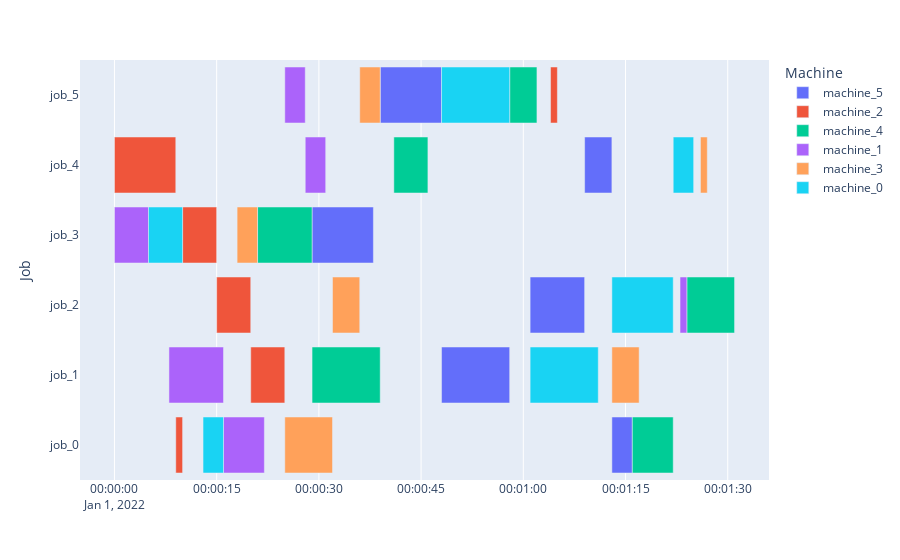

This figure's notebook cell:
### Code cell
env.render()

### Figure 1 — Plotly figure (JSON) as saved in the notebook; plotly's stock layout.template omitted (floating-point values rounded to 4 significant figures)
{"data": [{"alignmentgroup": "True", "base": ["2022-01-01T00:01:13", "2022-01-01T00:00:48", "2022-01-01T00:01:01", "2022-01-01T00:00:29", "2022-01-01T00:01:09", "2022-01-01T00:00:39"], "hovertemplate": "Machine=machine_5<br>Start=%{base}<br>Finish=%{x}<br>Job=%{y}<extra></extra>", "legendgroup": "machine_5", "marker": {"color": "#636efa", "pattern": {"shape": ""}}, "name": "machine_5", "offsetgroup": "machine_5", "orientation": "h", "showlegend": true, "textposition": "auto", "type": "bar", "x": [3000, 10000, 8000, 9000, 4000, 9000], "xaxis": "x", "y": ["job_0", "job_1", "job_2", "job_3", "job_4", "job_5"], "yaxis": "y"}, {"alignmentgroup": "True", "base": ["2022-01-01T00:00:09", "2022-01-01T00:00:20", "2022-01-01T00:00:15", "2022-01-01T00:00:10", "2022-01-01T00:00:00", "2022-01-01T00:01:04"], "hovertemplate": "Machine=machine_2<br>Start=%{base}<br>Finish=%{x}<br>Job=%{y}<extra></extra>", "legendgroup": "machine_2", "marker": {"color": "#EF553B", "pattern": {"shape": ""}}, "name": "machine_2", "offsetgroup": "machine_2", "orientation": "h", "showlegend": true, "textposition": "auto", "type": "bar", "x": [1000, 5000, 5000, 5000, 9000, 1000], "xaxis": "x", "y": ["job_0", "job_1", "job_2", "job_3", "job_4", "job_5"], "yaxis": "y"}, {"alignmentgroup": "True", "base": ["2022-01-01T00:01:16", "2022-01-01T00:00:29", "2022-01-01T00:01:24", "2022-01-01T00:00:21", "2022-01-01T00:00:41", "2022-01-01T00:00:58"], "hovertemplate": "Machine=machine_4<br>Start=%{base}<br>Finish=%{x}<br>Job=%{y}<extra></extra>", "legendgroup": "machine_4", "marker": {"color": "#00cc96", "pattern": {"shape": ""}}, "name": "machine_4", "offsetgroup": "machine_4", "orientation": "h", "showlegend": true, "textposition": "auto", "type": "bar", "x": [6000, 10000, 7000, 8000, 5000, 4000], "xaxis": "x", "y": ["job_0", "job_1", "job_2", "job_3", "job_4", "job_5"], "yaxis": "y"}, {"alignmentgroup": "True", "base": ["2022-01-01T00:00:16", "2022-01-01T00:00:08", "2022-01-01T00:01:23", "2022-01-01T00:00:00", "2022-01-01T00:00:28", "2022-01-01T00:00:25"], "hovertemplate": "Machine=machine_1<br>Start=%{base}<br>Finish=%{x}<br>Job=%{y}<extra></extra>", "legendgroup": "machine_1", "marker": {"color": "#ab63fa", "pattern": {"shape": ""}}, "name": "machine_1", "offsetgroup": "machine_1", "orientation": "h", "showlegend": true, "textposition": "auto", "type": "bar", "x": [6000, 8000, 1000, 5000, 3000, 3000], "xaxis": "x", "y": ["job_0", "job_1", "job_2", "job_3", "job_4", "job_5"], "yaxis": "y"}, {"alignmentgroup": "True", "base": ["2022-01-01T00:00:25", "2022-01-01T00:01:13", "2022-01-01T00:00:32", "2022-01-01T00:00:18", "2022-01-01T00:01:26", "2022-01-01T00:00:36"], "hovertemplate": "Machine=machine_3<br>Start=%{base}<br>Finish=%{x}<br>Job=%{y}<extra></extra>", "legendgroup": "machine_3", "marker": {"color": "#FFA15A", "pattern": {"shape": ""}}, "name": "machine_3", "offsetgroup": "machine_3", "orientation": "h", "showlegend": true, "textposition": "auto", "type": "bar", "x": [7000, 4000, 4000, 3000, 1000, 3000], "xaxis": "x", "y": ["job_0", "job_1", "job_2", "job_3", "job_4", "job_5"], "yaxis": "y"}, {"alignmentgroup": "True", "base": ["2022-01-01T00:00:13", "2022-01-01T00:01:01", "2022-01-01T00:01:13", "2022-01-01T00:00:05", "2022-01-01T00:01:22", "2022-01-01T00:00:48"], "hovertemplate": "Machine=machine_0<br>Start=%{base}<br>Finish=%{x}<br>Job=%{y}<extra></extra>", "legendgroup": "machine_0", "marker": {"color": "#19d3f3", "pattern": {"shape": ""}}, "name": "machine_0", "offsetgroup": "machine_0", "orientation": "h", "showlegend": true, "textposition": "auto", "type": "bar", "x": [3000, 10000, 9000, 5000, 3000, 10000], "xaxis": "x", "y": ["job_0", "job_1", "job_2", "job_3", "job_4", "job_5"], "yaxis": "y"}], "layout": {"barmode": "overlay", "legend": {"title": {"text": "Machine"}, "tracegroupgap": 0}, "margin": {"t": 60}, "xaxis": {"anchor": "y", "domain": [0, 1], "type": "date"}, "yaxis": {"anchor": "x", "domain": [0, 1], "title": {"text": "Job"}}}}
